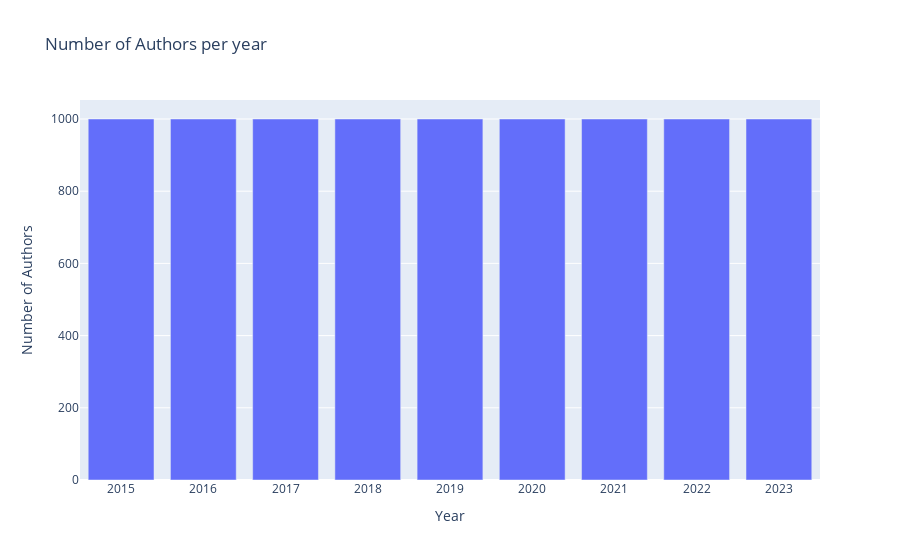

Source (notebook cell):
### Code cell
#Number of authors each year 
authors_per_year = pd.DataFrame(df3.groupby("Year")["AuthorID"].nunique())
authors_per_year.reset_index(inplace = True)
fig = px.bar(authors_per_year, x = "Year", y = "AuthorID", title = "Number of Authors per year", labels= {"AuthorID":"Number of Authors"})
fig.show()

### Figure 1 — Plotly figure (JSON) as saved in the notebook; plotly's stock layout.template omitted (floating-point values rounded to 4 significant figures)
{"data": [{"alignmentgroup": "True", "hovertemplate": "Year=%{x}<br>Number of Authors=%{y}<extra></extra>", "legendgroup": "", "marker": {"color": "#636efa", "pattern": {"shape": ""}}, "name": "", "offsetgroup": "", "orientation": "v", "showlegend": false, "textposition": "auto", "type": "bar", "x": [2015, 2016, 2017, 2018, 2019, 2020, 2021, 2022, 2023], "xaxis": "x", "y": [1000, 1000, 1000, 1000, 1000, 1000, 1000, 1000, 1000], "yaxis": "y"}], "layout": {"barmode": "relative", "legend": {"tracegroupgap": 0}, "title": {"text": "Number of Authors per year"}, "xaxis": {"anchor": "y", "domain": [0, 1], "title": {"text": "Year"}}, "yaxis": {"anchor": "x", "domain": [0, 1], "title": {"text": "Number of Authors"}}}}
